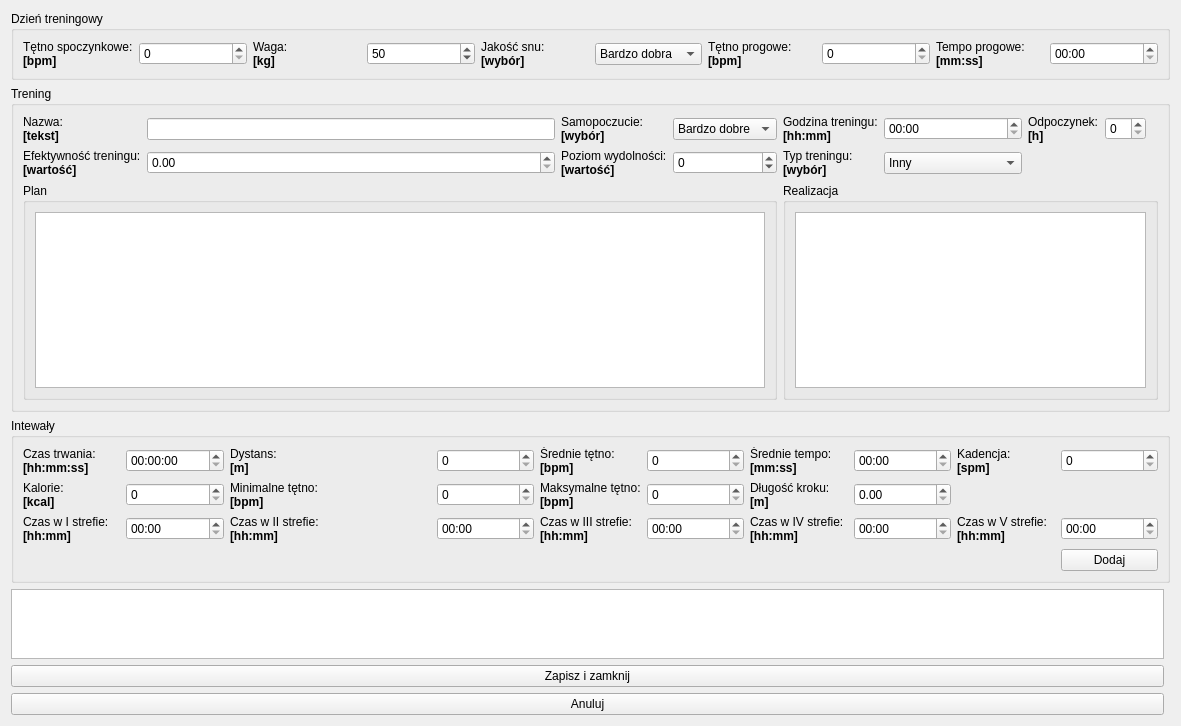
<?xml version="1.0" encoding="UTF-8"?>
<ui version="4.0">
 <class>TrainingDayView</class>
 <widget class="QWidget" name="TrainingDayView">
  <property name="geometry">
   <rect>
    <x>0</x>
    <y>0</y>
    <width>1181</width>
    <height>726</height>
   </rect>
  </property>
  <property name="windowTitle">
   <string/>
  </property>
  <property name="windowOpacity">
   <double>1.000000000000000</double>
  </property>
  <property name="autoFillBackground">
   <bool>true</bool>
  </property>
  <layout class="QGridLayout" name="gridLayout">
   <item row="2" column="0" colspan="2">
    <widget class="QGroupBox" name="groupBox_3">
     <property name="title">
      <string>Intewały</string>
     </property>
     <layout class="QGridLayout" name="gridLayout_2">
      <item row="1" column="1">
       <widget class="QSpinBox" name="m_pCalories">
        <property name="maximum">
         <number>4000</number>
        </property>
       </widget>
      </item>
      <item row="0" column="9">
       <widget class="QLabel" name="label_17">
        <property name="text">
         <string>&lt;html&gt;&lt;head/&gt;&lt;body&gt;&lt;p&gt;Kadencja:&lt;br/&gt;&lt;span style=&quot; font-weight:600;&quot;&gt;[spm]&lt;/span&gt;&lt;/p&gt;&lt;/body&gt;&lt;/html&gt;</string>
        </property>
       </widget>
      </item>
      <item row="0" column="1">
       <widget class="QDateTimeEdit" name="m_pDuration">
        <property name="displayFormat">
         <string>HH:mm:ss</string>
        </property>
       </widget>
      </item>
      <item row="2" column="7">
       <widget class="QLabel" name="label_22">
        <property name="text">
         <string>&lt;html&gt;&lt;head/&gt;&lt;body&gt;&lt;p&gt;Czas w IV strefie:&lt;br/&gt;&lt;span style=&quot; font-weight:600;&quot;&gt;[hh:mm]&lt;/span&gt;&lt;/p&gt;&lt;/body&gt;&lt;/html&gt;</string>
        </property>
       </widget>
      </item>
      <item row="2" column="5">
       <widget class="QLabel" name="label_21">
        <property name="text">
         <string>&lt;html&gt;&lt;head/&gt;&lt;body&gt;&lt;p&gt;Czas w III strefie:&lt;br/&gt;&lt;span style=&quot; font-weight:600;&quot;&gt;[hh:mm]&lt;/span&gt;&lt;/p&gt;&lt;/body&gt;&lt;/html&gt;</string>
        </property>
       </widget>
      </item>
      <item row="0" column="6">
       <widget class="QSpinBox" name="m_pAvgPulse">
        <property name="maximum">
         <number>200</number>
        </property>
       </widget>
      </item>
      <item row="2" column="9">
       <widget class="QLabel" name="label_23">
        <property name="text">
         <string>&lt;html&gt;&lt;head/&gt;&lt;body&gt;&lt;p&gt;Czas w V strefie:&lt;br/&gt;&lt;span style=&quot; font-weight:600;&quot;&gt;[hh:mm]&lt;/span&gt;&lt;/p&gt;&lt;/body&gt;&lt;/html&gt;</string>
        </property>
       </widget>
      </item>
      <item row="0" column="10">
       <widget class="QSpinBox" name="m_pCadence">
        <property name="maximum">
         <number>300</number>
        </property>
       </widget>
      </item>
      <item row="1" column="5">
       <widget class="QLabel" name="label_12">
        <property name="text">
         <string>&lt;html&gt;&lt;head/&gt;&lt;body&gt;&lt;p&gt;Maksymalne tętno:&lt;br/&gt;&lt;span style=&quot; font-weight:600;&quot;&gt;[bpm]&lt;/span&gt;&lt;/p&gt;&lt;/body&gt;&lt;/html&gt;</string>
        </property>
       </widget>
      </item>
      <item row="1" column="0">
       <widget class="QLabel" name="label_14">
        <property name="text">
         <string>&lt;html&gt;&lt;head/&gt;&lt;body&gt;&lt;p&gt;Kalorie:&lt;br/&gt;&lt;span style=&quot; font-weight:600;&quot;&gt;[kcal]&lt;/span&gt;&lt;/p&gt;&lt;/body&gt;&lt;/html&gt;</string>
        </property>
       </widget>
      </item>
      <item row="0" column="5">
       <widget class="QLabel" name="label_11">
        <property name="text">
         <string>&lt;html&gt;&lt;head/&gt;&lt;body&gt;&lt;p&gt;Średnie tętno:&lt;br/&gt;&lt;span style=&quot; font-weight:600;&quot;&gt;[bpm]&lt;/span&gt;&lt;/p&gt;&lt;/body&gt;&lt;/html&gt;</string>
        </property>
       </widget>
      </item>
      <item row="0" column="0">
       <widget class="QLabel" name="label_9">
        <property name="text">
         <string>&lt;html&gt;&lt;head/&gt;&lt;body&gt;&lt;p&gt;Czas trwania:&lt;br/&gt;&lt;span style=&quot; font-weight:600;&quot;&gt;[hh:mm:ss]&lt;/span&gt;&lt;/p&gt;&lt;/body&gt;&lt;/html&gt;</string>
        </property>
       </widget>
      </item>
      <item row="2" column="1">
       <widget class="QDateTimeEdit" name="m_pFirstZoneTIme">
        <property name="displayFormat">
         <string>HH:mm</string>
        </property>
       </widget>
      </item>
      <item row="2" column="4">
       <widget class="QDateTimeEdit" name="m_pSecondZoneTIme">
        <property name="displayFormat">
         <string>HH:mm</string>
        </property>
       </widget>
      </item>
      <item row="1" column="4">
       <widget class="QSpinBox" name="m_pMinPulse">
        <property name="maximum">
         <number>200</number>
        </property>
       </widget>
      </item>
      <item row="0" column="7">
       <widget class="QLabel" name="label_16">
        <property name="text">
         <string>&lt;html&gt;&lt;head/&gt;&lt;body&gt;&lt;p&gt;Średnie tempo:&lt;br/&gt;&lt;span style=&quot; font-weight:600;&quot;&gt;[mm:ss]&lt;/span&gt;&lt;/p&gt;&lt;/body&gt;&lt;/html&gt;</string>
        </property>
       </widget>
      </item>
      <item row="2" column="0">
       <widget class="QLabel" name="label_20">
        <property name="text">
         <string>&lt;html&gt;&lt;head/&gt;&lt;body&gt;&lt;p&gt;Czas w I strefie:&lt;br/&gt;&lt;span style=&quot; font-weight:600;&quot;&gt;[hh:mm]&lt;/span&gt;&lt;/p&gt;&lt;/body&gt;&lt;/html&gt;</string>
        </property>
       </widget>
      </item>
      <item row="2" column="8">
       <widget class="QDateTimeEdit" name="m_pFourthZoneTIme">
        <property name="displayFormat">
         <string>HH:mm</string>
        </property>
       </widget>
      </item>
      <item row="0" column="4">
       <widget class="QSpinBox" name="m_pDistance">
        <property name="maximum">
         <number>30000</number>
        </property>
       </widget>
      </item>
      <item row="0" column="2">
       <widget class="QLabel" name="label_10">
        <property name="text">
         <string>&lt;html&gt;&lt;head/&gt;&lt;body&gt;&lt;p&gt;Dystans:&lt;br/&gt;&lt;span style=&quot; font-weight:600;&quot;&gt;[m]&lt;/span&gt;&lt;/p&gt;&lt;/body&gt;&lt;/html&gt;</string>
        </property>
       </widget>
      </item>
      <item row="0" column="8">
       <widget class="QTimeEdit" name="m_pAvgPace">
        <property name="displayFormat">
         <string>mm:ss</string>
        </property>
       </widget>
      </item>
      <item row="3" column="10">
       <widget class="QPushButton" name="m_pAddIntervalButton">
        <property name="text">
         <string>Dodaj</string>
        </property>
       </widget>
      </item>
      <item row="2" column="2">
       <widget class="QLabel" name="label_19">
        <property name="text">
         <string>&lt;html&gt;&lt;head/&gt;&lt;body&gt;&lt;p&gt;Czas w II strefie:&lt;br/&gt;&lt;span style=&quot; font-weight:600;&quot;&gt;[hh:mm]&lt;/span&gt;&lt;/p&gt;&lt;/body&gt;&lt;/html&gt;</string>
        </property>
       </widget>
      </item>
      <item row="2" column="10">
       <widget class="QDateTimeEdit" name="m_pFifthZoneTIme">
        <property name="displayFormat">
         <string>HH:mm</string>
        </property>
       </widget>
      </item>
      <item row="1" column="6">
       <widget class="QSpinBox" name="m_pMaxPulse">
        <property name="maximum">
         <number>200</number>
        </property>
       </widget>
      </item>
      <item row="1" column="2" colspan="2">
       <widget class="QLabel" name="label_13">
        <property name="text">
         <string>&lt;html&gt;&lt;head/&gt;&lt;body&gt;&lt;p&gt;Minimalne tętno:&lt;br/&gt;&lt;span style=&quot; font-weight:600;&quot;&gt;[bpm]&lt;/span&gt;&lt;/p&gt;&lt;/body&gt;&lt;/html&gt;</string>
        </property>
       </widget>
      </item>
      <item row="1" column="8">
       <widget class="QDoubleSpinBox" name="m_pStepLength">
        <property name="maximum">
         <double>5.000000000000000</double>
        </property>
       </widget>
      </item>
      <item row="1" column="7">
       <widget class="QLabel" name="label_18">
        <property name="text">
         <string>&lt;html&gt;&lt;head/&gt;&lt;body&gt;&lt;p&gt;Długość kroku:&lt;br/&gt;&lt;span style=&quot; font-weight:600;&quot;&gt;[m]&lt;/span&gt;&lt;/p&gt;&lt;/body&gt;&lt;/html&gt;</string>
        </property>
       </widget>
      </item>
      <item row="2" column="6">
       <widget class="QDateTimeEdit" name="m_pThirdZoneTIme">
        <property name="displayFormat">
         <string>HH:mm</string>
        </property>
       </widget>
      </item>
     </layout>
    </widget>
   </item>
   <item row="6" column="0">
    <widget class="QPushButton" name="m_pSaveTrainingButton">
     <property name="text">
      <string>Zapisz i zamknij</string>
     </property>
    </widget>
   </item>
   <item row="0" column="0" colspan="2">
    <widget class="QGroupBox" name="groupBox">
     <property name="title">
      <string>Dzień treningowy</string>
     </property>
     <layout class="QGridLayout" name="gridLayout_4">
      <item row="0" column="0">
       <widget class="QLabel" name="label_2">
        <property name="text">
         <string>&lt;html&gt;&lt;head/&gt;&lt;body&gt;&lt;p&gt;Tętno spoczynkowe:&lt;br/&gt;&lt;span style=&quot; font-weight:600;&quot;&gt;[bpm]&lt;/span&gt;&lt;/p&gt;&lt;/body&gt;&lt;/html&gt;</string>
        </property>
       </widget>
      </item>
      <item row="0" column="1">
       <widget class="QSpinBox" name="m_pHrRest">
        <property name="maximum">
         <number>200</number>
        </property>
        <property name="value">
         <number>0</number>
        </property>
       </widget>
      </item>
      <item row="0" column="2">
       <widget class="QLabel" name="label_3">
        <property name="text">
         <string>&lt;html&gt;&lt;head/&gt;&lt;body&gt;&lt;p&gt;Waga:&lt;br/&gt;&lt;span style=&quot; font-weight:600;&quot;&gt;[kg]&lt;/span&gt;&lt;/p&gt;&lt;/body&gt;&lt;/html&gt;</string>
        </property>
       </widget>
      </item>
      <item row="0" column="3">
       <widget class="QSpinBox" name="m_pWeight">
        <property name="maximum">
         <number>200</number>
        </property>
        <property name="value">
         <number>50</number>
        </property>
       </widget>
      </item>
      <item row="0" column="4">
       <widget class="QLabel" name="label_4">
        <property name="text">
         <string>&lt;html&gt;&lt;head/&gt;&lt;body&gt;&lt;p&gt;Jakość snu:&lt;br/&gt;&lt;span style=&quot; font-weight:600;&quot;&gt;[wybór]&lt;/span&gt;&lt;/p&gt;&lt;/body&gt;&lt;/html&gt;</string>
        </property>
       </widget>
      </item>
      <item row="0" column="5">
       <widget class="QComboBox" name="m_pSleepLevel">
        <item>
         <property name="text">
          <string>Bardzo dobra</string>
         </property>
        </item>
        <item>
         <property name="text">
          <string>Dobra</string>
         </property>
        </item>
        <item>
         <property name="text">
          <string>Normalna</string>
         </property>
        </item>
        <item>
         <property name="text">
          <string>Zła</string>
         </property>
        </item>
        <item>
         <property name="text">
          <string>Bardzo zła</string>
         </property>
        </item>
       </widget>
      </item>
      <item row="0" column="6">
       <widget class="QLabel" name="label">
        <property name="text">
         <string>&lt;html&gt;&lt;head/&gt;&lt;body&gt;&lt;p&gt;Tętno progowe:&lt;br/&gt;&lt;span style=&quot; font-weight:600;&quot;&gt;[bpm]&lt;/span&gt;&lt;/p&gt;&lt;/body&gt;&lt;/html&gt;</string>
        </property>
       </widget>
      </item>
      <item row="0" column="7">
       <widget class="QSpinBox" name="m_pTresholdPulse">
        <property name="maximum">
         <number>300</number>
        </property>
       </widget>
      </item>
      <item row="0" column="8">
       <widget class="QLabel" name="label_6">
        <property name="text">
         <string>&lt;html&gt;&lt;head/&gt;&lt;body&gt;&lt;p&gt;Tempo progowe:&lt;br/&gt;&lt;span style=&quot; font-weight:600;&quot;&gt;[mm:ss]&lt;/span&gt;&lt;/p&gt;&lt;/body&gt;&lt;/html&gt;</string>
        </property>
       </widget>
      </item>
      <item row="0" column="9">
       <widget class="QDateTimeEdit" name="m_pTresholdPace">
        <property name="displayFormat">
         <string>mm:ss</string>
        </property>
       </widget>
      </item>
     </layout>
    </widget>
   </item>
   <item row="1" column="0" colspan="2">
    <widget class="QGroupBox" name="groupBox_2">
     <property name="title">
      <string>Trening</string>
     </property>
     <layout class="QGridLayout" name="gridLayout_3">
      <item row="0" column="2">
       <widget class="QLineEdit" name="m_pTrainingName"/>
      </item>
      <item row="0" column="4">
       <widget class="QComboBox" name="m_pMood">
        <item>
         <property name="text">
          <string>Bardzo dobre</string>
         </property>
        </item>
        <item>
         <property name="text">
          <string>Dobre</string>
         </property>
        </item>
        <item>
         <property name="text">
          <string>Normalne</string>
         </property>
        </item>
        <item>
         <property name="text">
          <string>Złe</string>
         </property>
        </item>
        <item>
         <property name="text">
          <string>Bardzo złe</string>
         </property>
        </item>
       </widget>
      </item>
      <item row="2" column="1" colspan="4">
       <widget class="QGroupBox" name="groupBox_4">
        <property name="title">
         <string>Plan</string>
        </property>
        <layout class="QGridLayout" name="gridLayout_5">
         <item row="0" column="0">
          <widget class="QPlainTextEdit" name="m_pPlanTextEdit"/>
         </item>
        </layout>
       </widget>
      </item>
      <item row="2" column="5" colspan="6">
       <widget class="QGroupBox" name="groupBox_5">
        <property name="title">
         <string>Realizacja</string>
        </property>
        <layout class="QGridLayout" name="gridLayout_6">
         <item row="0" column="0">
          <widget class="QPlainTextEdit" name="m_pRealisationTextEdit"/>
         </item>
        </layout>
       </widget>
      </item>
      <item row="1" column="1">
       <widget class="QLabel" name="label_26">
        <property name="text">
         <string>&lt;html&gt;&lt;head/&gt;&lt;body&gt;&lt;p&gt;Efektywność treningu:&lt;br/&gt;&lt;span style=&quot; font-weight:600;&quot;&gt;[wartość]&lt;/span&gt;&lt;/p&gt;&lt;/body&gt;&lt;/html&gt;</string>
        </property>
       </widget>
      </item>
      <item row="1" column="5">
       <widget class="QLabel" name="label_28">
        <property name="text">
         <string>&lt;html&gt;&lt;head/&gt;&lt;body&gt;&lt;p&gt;Typ treningu:&lt;br/&gt;&lt;span style=&quot; font-weight:600;&quot;&gt;[wybór]&lt;/span&gt;&lt;/p&gt;&lt;/body&gt;&lt;/html&gt;</string>
        </property>
       </widget>
      </item>
      <item row="1" column="4">
       <widget class="QSpinBox" name="m_pEnduranceLevel">
        <property name="minimum">
         <number>-30</number>
        </property>
        <property name="maximum">
         <number>30</number>
        </property>
       </widget>
      </item>
      <item row="1" column="6">
       <widget class="QComboBox" name="m_pTrainingType">
        <item>
         <property name="text">
          <string>Inny</string>
         </property>
        </item>
        <item>
         <property name="text">
          <string>Bieg w I zakresie</string>
         </property>
        </item>
        <item>
         <property name="text">
          <string>Bieg w II zakresie</string>
         </property>
        </item>
        <item>
         <property name="text">
          <string>Bieg w III zakresie</string>
         </property>
        </item>
        <item>
         <property name="text">
          <string>Interwały</string>
         </property>
        </item>
        <item>
         <property name="text">
          <string>Kros</string>
         </property>
        </item>
        <item>
         <property name="text">
          <string>Fartlek</string>
         </property>
        </item>
        <item>
         <property name="text">
          <string>Wybieganie</string>
         </property>
        </item>
        <item>
         <property name="text">
          <string>Wycieczka biegowa</string>
         </property>
        </item>
        <item>
         <property name="text">
          <string>Ćwiczenia siłowe</string>
         </property>
        </item>
        <item>
         <property name="text">
          <string>Basen</string>
         </property>
        </item>
        <item>
         <property name="text">
          <string>Rytmy</string>
         </property>
        </item>
       </widget>
      </item>
      <item row="1" column="3">
       <widget class="QLabel" name="label_27">
        <property name="text">
         <string>&lt;html&gt;&lt;head/&gt;&lt;body&gt;&lt;p&gt;Poziom wydolności:&lt;br/&gt;&lt;span style=&quot; font-weight:600;&quot;&gt;[wartość]&lt;/span&gt;&lt;/p&gt;&lt;/body&gt;&lt;/html&gt;</string>
        </property>
       </widget>
      </item>
      <item row="0" column="1">
       <widget class="QLabel" name="label_5">
        <property name="text">
         <string>&lt;html&gt;&lt;head/&gt;&lt;body&gt;&lt;p&gt;Nazwa:&lt;br/&gt;&lt;span style=&quot; font-weight:600;&quot;&gt;[tekst]&lt;/span&gt;&lt;/p&gt;&lt;/body&gt;&lt;/html&gt;</string>
        </property>
       </widget>
      </item>
      <item row="0" column="3">
       <widget class="QLabel" name="label_7">
        <property name="text">
         <string>&lt;html&gt;&lt;head/&gt;&lt;body&gt;&lt;p&gt;Samopoczucie:&lt;br/&gt;&lt;span style=&quot; font-weight:600;&quot;&gt;[wybór]&lt;/span&gt;&lt;/p&gt;&lt;/body&gt;&lt;/html&gt;</string>
        </property>
       </widget>
      </item>
      <item row="0" column="6">
       <widget class="QDateTimeEdit" name="m_pTrainingTime">
        <property name="displayFormat">
         <string>HH:mm</string>
        </property>
       </widget>
      </item>
      <item row="0" column="5">
       <widget class="QLabel" name="label_8">
        <property name="text">
         <string>&lt;html&gt;&lt;head/&gt;&lt;body&gt;&lt;p&gt;Godzina treningu:&lt;br/&gt;&lt;span style=&quot; font-weight:600;&quot;&gt;[hh:mm]&lt;/span&gt;&lt;/p&gt;&lt;/body&gt;&lt;/html&gt;</string>
        </property>
       </widget>
      </item>
      <item row="0" column="7">
       <widget class="QLabel" name="label_15">
        <property name="text">
         <string>&lt;html&gt;&lt;head/&gt;&lt;body&gt;&lt;p&gt;Odpoczynek:&lt;br/&gt;&lt;span style=&quot; font-weight:600;&quot;&gt;[h]&lt;/span&gt;&lt;/p&gt;&lt;/body&gt;&lt;/html&gt;</string>
        </property>
       </widget>
      </item>
      <item row="0" column="8">
       <widget class="QSpinBox" name="m_pRestTime"/>
      </item>
      <item row="1" column="2">
       <widget class="QDoubleSpinBox" name="m_pTrainingEffect"/>
      </item>
     </layout>
    </widget>
   </item>
   <item row="3" column="0">
    <widget class="QTableView" name="m_pIntervalView">
     <property name="sizeAdjustPolicy">
      <enum>QAbstractScrollArea::AdjustToContentsOnFirstShow</enum>
     </property>
    </widget>
   </item>
   <item row="7" column="0">
    <widget class="QPushButton" name="m_pQuitButton">
     <property name="text">
      <string>Anuluj</string>
     </property>
    </widget>
   </item>
  </layout>
 </widget>
 <resources/>
 <connections/>
</ui>
